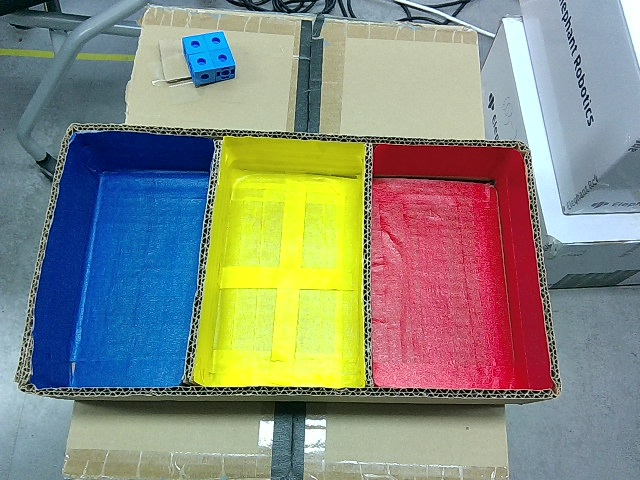
#> input picture box_data/photo_10.jpg, 640 x 480 px, given in place of the camera
$ python mycobot_colordetect.py
#> lines starting #> are read from the running program, lines starting #| are printed output that depends on the picture; after the words box and inside, x2 and y2 are one past the last pixel; in counts of white or black regions, pixels touching at a corner belong together
import cv2
import numpy as np

# 카메라 열기
cap = cv2.VideoCapture(0)  # 카메라 인덱스는 실제 카메라에 맞게 설정

while True:
    ret, frame = cap.read()
#> frame is the input picture: shape (480, 640, 3); mean B, G, R 126.8, 138.6, 135.8
    if not ret:
        break

    # 이미지 전처리: 빨간색 범위 설정
    hsv = cv2.cvtColor(frame, cv2.COLOR_BGR2HSV)
#> hsv: shape (480, 640, 3); mean H, S, V 84.9, 115, 170.1
    lower_red1 = np.array([0, 100, 100])
    upper_red1 = np.array([10, 255, 255])
    lower_red2 = np.array([160, 100, 100])
    upper_red2 = np.array([180, 255, 255])

    mask1 = cv2.inRange(hsv, lower_red1, upper_red1)
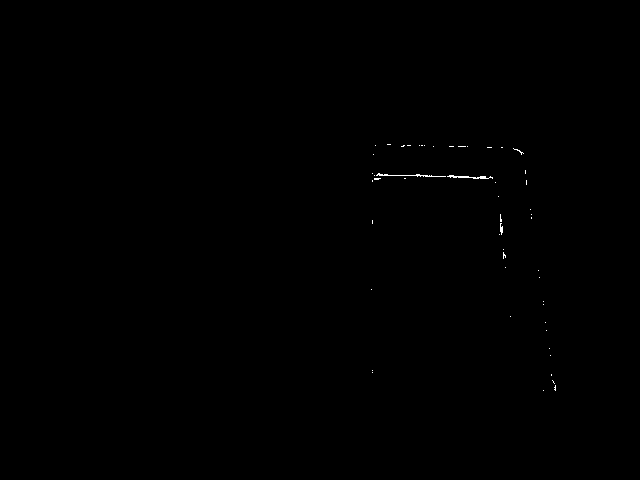
#> mask1: shape (480, 640); 0.11% white in thin lines or dots, all inside (x1, y1, x2, y2) = (371, 144, 556, 391)
    mask2 = cv2.inRange(hsv, lower_red2, upper_red2)
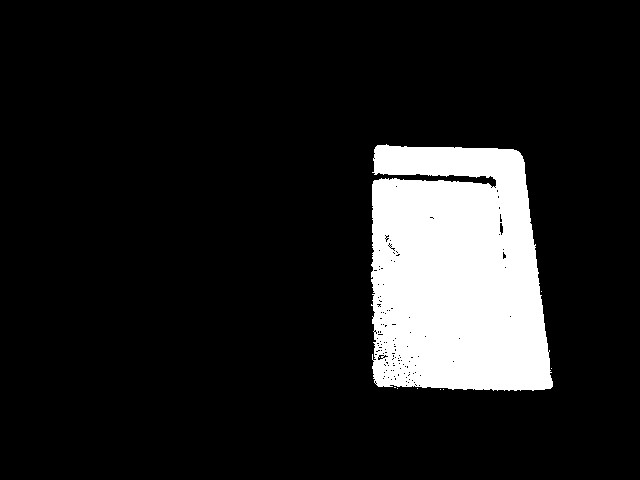
#> mask2: shape (480, 640); 12.6% white; 8 white regions (7 under 20 px), largest, box (x1, y1, x2, y2) and area: (371, 144, 553, 391) 38723
    mask = mask1 | mask2
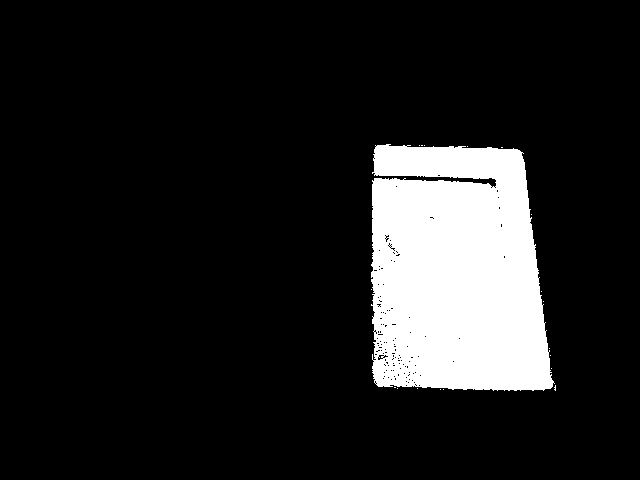
#> mask: shape (480, 640); 12.7% white; 19 white regions (18 under 20 px)

    # 윤곽 찾기
    contours, _ = cv2.findContours(mask, cv2.RETR_EXTERNAL, cv2.CHAIN_APPROX_SIMPLE)
#> contours = 19 contours, 18 with area under 20; largest, box (x1, y1, x2, y2) and area: (371, 144, 555, 391) 38724

    for contour in contours:
        x, y, w, h = cv2.boundingRect(contour)
        if w >= 60 and h >= 60:
            print("닫힘")
            break
#> this loop made 19 passes
#> (x, y, w, h) on passes 1, 2, 3, 4, 6, 7, 8, 9, 10, 11, 12, 13: (443, 389, 1, 1), (440, 389, 1, 1), (417, 388, 1, 1), (397, 388, 1, 1), (554, 385, 2, 6), (551, 368, 1, 1), (550, 355, 1, 1), (549, 348, 1, 1), (543, 301, 1, 1), (541, 291, 1, 1), (371, 289, 1, 1), (531, 214, 1, 1)
#> (contour, x, y, w, h) on passes 5, 14, 17: ([[394, 387], [395, 387]], 394, 387, 2, 1), ([[501, 147], [502, 147]], 501, 147, 2, 1), ([[421, 145], [422, 145]], 421, 145, 2, 1)
#| 닫힘

    # 결과 이미지 표시
    cv2.imshow('Frame', frame)
    cv2.imshow('Mask', mask)

    if cv2.waitKey(1) & 0xFF == ord('q'):
#> (key q is pressed here)
        break

cap.release()
cv2.destroyAllWindows()

$ run again, on box_data/photo_117.jpg
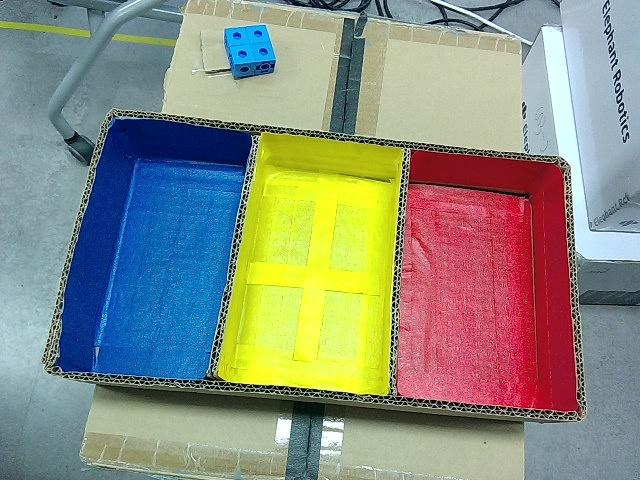
#> input picture box_data/photo_117.jpg, 640 x 480 px, given in place of the camera
#> frame is the input picture: shape (480, 640, 3); mean B, G, R 127.3, 142.5, 138.4
#> hsv: shape (480, 640, 3); mean H, S, V 84.6, 115.6, 172.9
#> `mask1 = cv2.inRange(hsv, lower_red1, upper_red1)`:
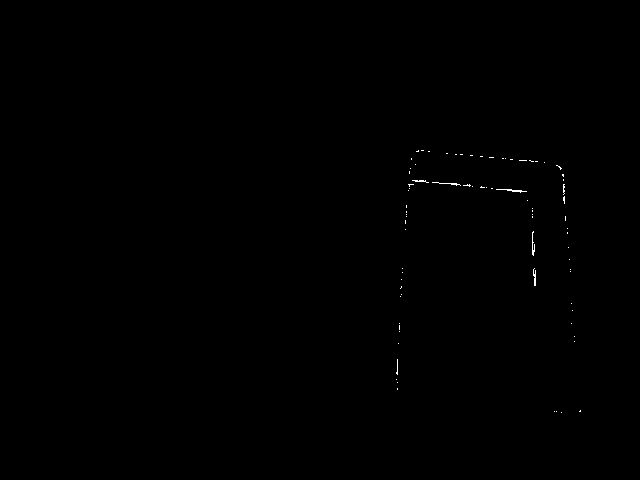
#> mask1: shape (480, 640); 0.13% white in thin lines or dots, all inside (x1, y1, x2, y2) = (396, 150, 581, 413)
#> mask2: shape (480, 640); 13% white; 3 white regions (2 under 20 px), largest, box (x1, y1, x2, y2) and area: (397, 151, 579, 412) 39951
#> `mask = mask1 | mask2`:
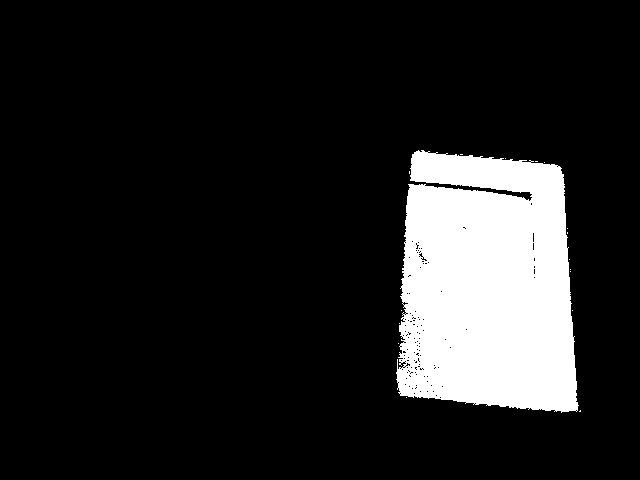
#> mask: shape (480, 640); 13.1% white; 17 white regions (16 under 20 px)
#> contours = 17 contours, 16 with area under 20; largest, box (x1, y1, x2, y2) and area: (396, 150, 579, 413) 39943
#> the loop `for contour in contours:` made 17 passes
#> (x, y, w, h) on passes 2 to 9: (406, 397, 1, 1), (398, 343, 1, 1), (399, 323, 1, 1), (572, 310, 1, 1), (401, 310, 1, 1), (570, 271, 1, 1), (570, 269, 1, 1), (569, 259, 1, 1)
#> (printed output is left out)

$ run again, on box_data/photo_133.jpg
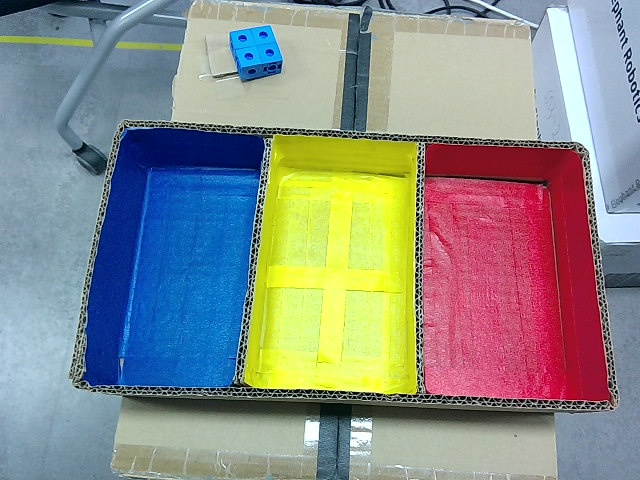
#> input picture box_data/photo_133.jpg, 640 x 480 px, given in place of the camera
#> frame is the input picture: shape (480, 640, 3); mean B, G, R 137.1, 141.1, 138.9
#> hsv: shape (480, 640, 3); mean H, S, V 88.6, 113.8, 176.9
#> mask1: shape (480, 640); 0.01% white in thin lines or dots, all inside (x1, y1, x2, y2) = (426, 145, 613, 402)
#> `mask2 = cv2.inRange(hsv, lower_red2, upper_red2)`:
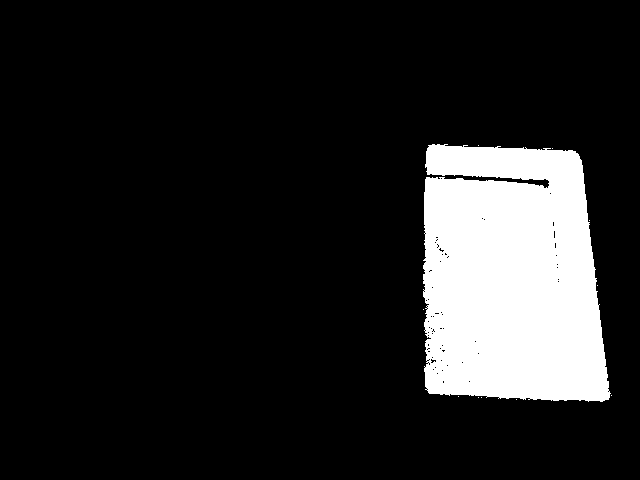
#> mask2: shape (480, 640); 13.7% white; 11 white regions (10 under 20 px), largest, box (x1, y1, x2, y2) and area: (423, 144, 611, 402) 41936
#> mask: shape (480, 640); 13.7% white; 12 white regions (11 under 20 px)
#> contours = 12 contours, 11 with area under 20; largest, box (x1, y1, x2, y2) and area: (423, 144, 611, 402) 41499
#> the loop `for contour in contours:` made 12 passes
#> (x, y, w, h) on passes 2 to 9: (516, 399, 1, 1), (481, 397, 1, 1), (478, 397, 1, 1), (458, 396, 1, 1), (611, 395, 1, 1), (423, 309, 1, 1), (597, 285, 1, 1), (589, 220, 1, 1)
#> (printed output is left out)
